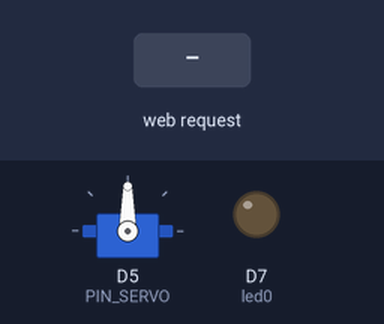
This sketch was run on a simulated ESP8266 (NodeMCU). Parts: servo, output pins drawn as LEDs (lit = HIGH). Inputs (shaded band) come from the test bench. WiFi joins after 1.5 s; servers stay silent unless stated; what the sketch prints to the serial monitor is not drawn.

Above: at 0.1 s.
At 2.7 s:
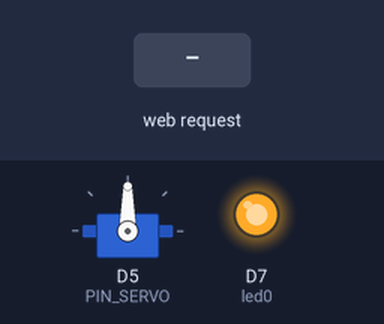
2.8 s: HTTP request GET /socket2On received
At 4.1 s:
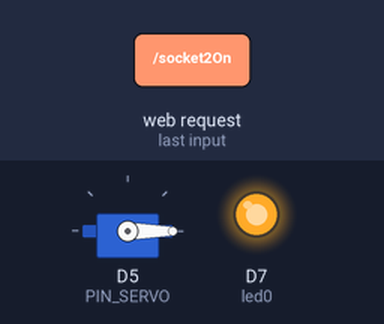
Timing chart, 0 to 6.2 s (numbered marks = the images above; inputs shaded):
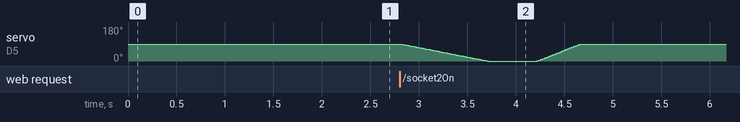

The sketch:

fermax_opener.ino
```cpp
/*
    David Asensio May 2019

    Arduino Sketch for trigger actuators via Wifi
    Control the Fermax phone by using webserver
*/

#include <ESP8266WiFi.h>
#include <WiFiClient.h>
#include <ESP8266WebServer.h>
#include <ESP8266mDNS.h>
#include <Servo.h>

#define PIN_SERVO D5

MDNSResponder mdns;

// Replace with your network credentials
const char* ssid = "ONOA8E5";
const char* password = "H1uPx0ETKrnw";

ESP8266WebServer server(80);
String webSite = "";
//int sensorPin = 12;
int led0 = 13;
//int led1 = 4;
//int led2 = 5;
//int ledSensor = 16;
boolean button5Reading = false;
boolean button5LastReading = false;

// Servo object
Servo servo;

void servoPush() {
  int pos;
  int angle = 0;
  int pushTime = 500;

  Serial.println("Servo in!");

  // Push
  for (pos = 90; pos >= angle; pos -= 1) // goes from 0 degrees to 180 degrees
  { // in steps of 1 degree
    servo.write(pos);                   // tell servo to go to position in variable 'pos'
    delay(10);                          // waits 15ms for the servo to reach the position
  }

  // Pause
  delay(pushTime);

  // Pull
  for (pos = angle; pos <= 90; pos += 1) // goes from 180 degrees to 0 degrees
  {
    servo.write(pos);                   // tell servo to go to position in variable 'pos'
    delay(5);                           // waits 15ms for the servo to reach the position
  }
}

void setup(void) {

  webSite += "<meta http-equiv='refresh' content='10'><title>ESP8266 Demo</title>\n";
  webSite += "<style>body{ background-color: #cccccc; font-family: Arial, Helvetica, Sans-Serif; Color: #000088; }</style>\n";
  webSite += "<h2 dir=\"rtl\" style=\"text-align: left;\"><img alt=\"\" src=\"http://www.mybotic.com.my/webshaper/pcm/pictures/Mybotic-Logo-(5).jpg\" style=\"float: left; height: 103px; width: 999px; border-width: 15px; border-style: solid;\" /></h2>\n";
  webSite += "<p> &nbsp;</p><p>&nbsp;</p><p>&nbsp;</p><p>&nbsp;</p><p>&nbsp;</p>\n";
  webSite += "<button onclick='myFunction()'>HOME</button>";
  webSite += "<script>function myFunction() {location.reload();}</script>";
  webSite += "<script>window.onload = function() {if (location.href.indexOf(\"socket2On\") != -1) {document.getElementById('aoff').click();} }</script>";
  webSite += "<button onclick='myFunction2()'>HOME2</button>";
  webSite += "<script>function myFunction2() {window.location = \"http://192.168.1.127/\";}</script>";
  webSite += "<h1>ESP8266 Web Server</h1><p>LED #1 <a href=\"socket1On\"><button>ON</button></a>&nbsp;<a href=\"socket1Off\"><button>OFF</button></a></p>\n";
  webSite += "<p>LED #2 <a href=\"socket2On\" onMouseUp='myFunction2()'><button>ON</button></a>&nbsp;<a id='aoff' href=\"socket2Off\"><button>OFF</button></a></p>\n";
  webSite += "<p>LED #3  <a href=\"socket3On\" onMouseUp='alert(\"up\")'><button>ON</button></a>&nbsp;<a href=\"socket3Off\"><button>OFF</button></a></p>\n";
  webSite += " <p><h2>Condition read from flamesensor</h2></p>\n";

  // preparing GPIOs

  pinMode(PIN_SERVO, OUTPUT);
  digitalWrite(PIN_SERVO, LOW);
  pinMode(led0, OUTPUT);
  digitalWrite(led0, LOW);
  //  pinMode(led1, OUTPUT);
  //  digitalWrite(led1, LOW);
  //  pinMode(led2, OUTPUT);
  //  digitalWrite(led2, LOW);
  //  pinMode(sensorPin, INPUT);
  //  pinMode(ledSensor, OUTPUT);

  servo.attach(PIN_SERVO);

  Serial.begin(115200);
  WiFi.begin(ssid, password);
  Serial.println("");
  // Wait for connection
  while (WiFi.status() != WL_CONNECTED) {
    delay(500);
    Serial.print(".");
  }
  digitalWrite(led0, HIGH);
  Serial.println("");
  Serial.print("Connected to ");
  Serial.println(ssid);
  Serial.print("IP address: ");
  Serial.println(WiFi.localIP());

  if (mdns.begin("esp8266", WiFi.localIP())) {
    Serial.println("MDNS responder started");
  }
  server.on("/", []() {
    server.send(200, "text/html", webSite);
  });
  server.on("/socket1On", []() {
    server.send(200, "text/html", webSite);
  });
  server.on("/socket1Off", []() {
    server.send(200, "text/html", webSite);
  });
  server.on("/socket2On", []() {
    //server.sendHeader("Location", String("/socket1Off"), true);
    //server.send ( 302, "text/plain", "");
    server.send(200, "text/html", webSite);
    button5Reading = !button5Reading;
    Serial.println("Servo!");

  });
  server.on("/socket2Off", []() {
    server.send(200, "text/html", webSite);
    //digitalWrite(led2, LOW);
  });

  server.begin();
  Serial.println("HTTP server started");
}

void loop(void) {
  server.handleClient();
  String sentences = "<p>Flame is detected!!!</p>";
  if (WiFi.status() != WL_CONNECTED)
  {
    digitalWrite(led0, LOW);
    Serial.println("");
    Serial.print("Wifi is disconnected!");
    Serial.println("");
    Serial.print("Reconnecting");
    Serial.println("");
    //WiFi.begin(ssid,password);

    while (WiFi.status() != WL_CONNECTED) {
      delay(500);
      Serial.print(".");
    }
    digitalWrite(led0, HIGH);
  }

  //  if (digitalRead(sensorPin) == LOW)
  //  {
  //    Serial.print("Flame is detected");
  //    Serial.println("");
  //    webSite += sentences;
  //    digitalWrite(ledSensor, HIGH);
  //    delay(300);
  //  }
  //  else                            //if no detect
  //  {
  //    digitalWrite(ledSensor, LOW);
  //  }

  if (button5Reading != button5LastReading) {
    servoPush();
    button5LastReading = button5Reading;
    delay(3000);
  }

}
```
